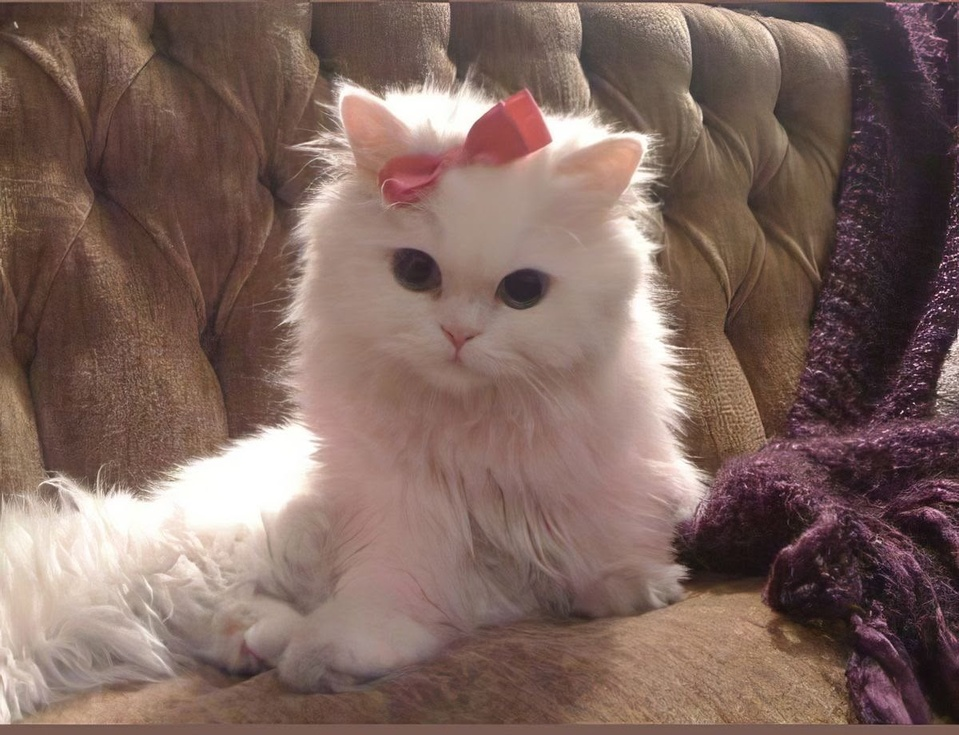
#> input picture cutecat.jpeg, 959 x 735 px, shrunk from 1200 x 920 before the run
$ python cat_detect.py
#> lines starting #> are read from the running program, lines starting #| are printed output that depends on the picture; after the words box and inside, x2 and y2 are one past the last pixel; in counts of white or black regions, pixels touching at a corner belong together
import cv2

cascade_path = "haarcascade_frontalcatface.xml"
cat_cascade = cv2.CascadeClassifier(cascade_path)

if cat_cascade.empty():
    print("Error: Could not load haarcascade_frontalcatface.xml")
    exit()

img = cv2.imread("cutecat.jpeg")
#> img is the input picture: shape (735, 959, 3); mean B, G, R 94.7, 102.5, 127.1

if img is None:
    print("Error: Image not found")
    exit()

gray = cv2.cvtColor(img, cv2.COLOR_BGR2GRAY)
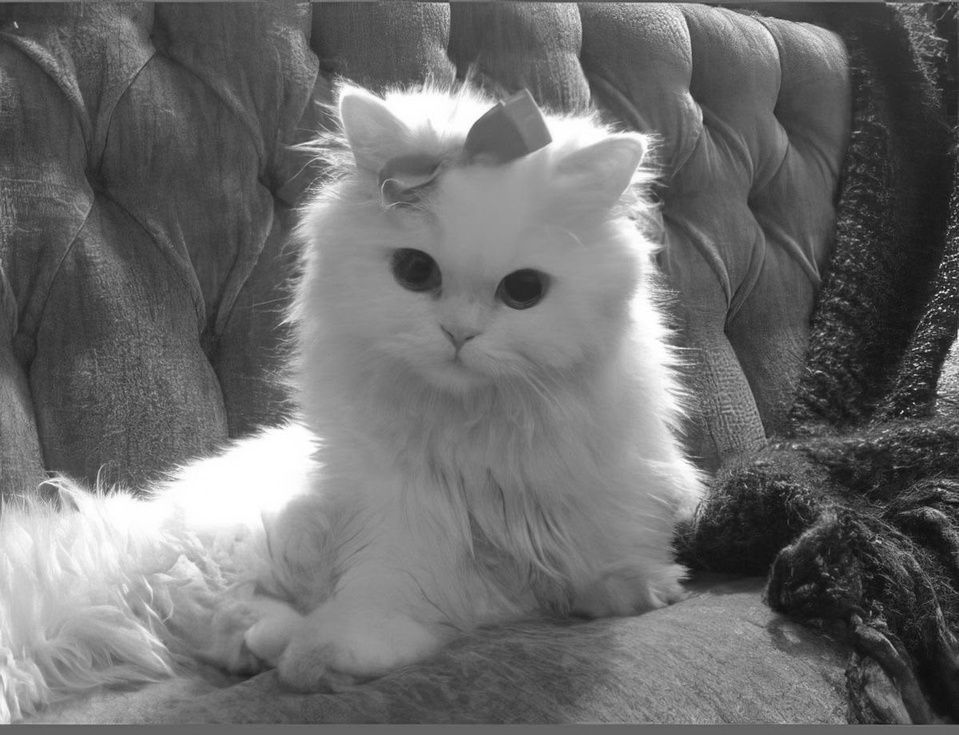
#> gray: shape (735, 959); min 5, max 255, mean 108.9

cats = cat_cascade.detectMultiScale(
    gray,
    scaleFactor=1.05,
    minNeighbors=2,
    minSize=(30,30)
)
#> cats = [[417, 300, 81, 81]]

print("Number of cats detected:", len(cats))
#| Number of cats detected: 1

for (x, y, w, h) in cats:
    cv2.rectangle(img, (x, y), (x+w, y+h), (0, 255, 0), 2)
#> this loop made 1 pass
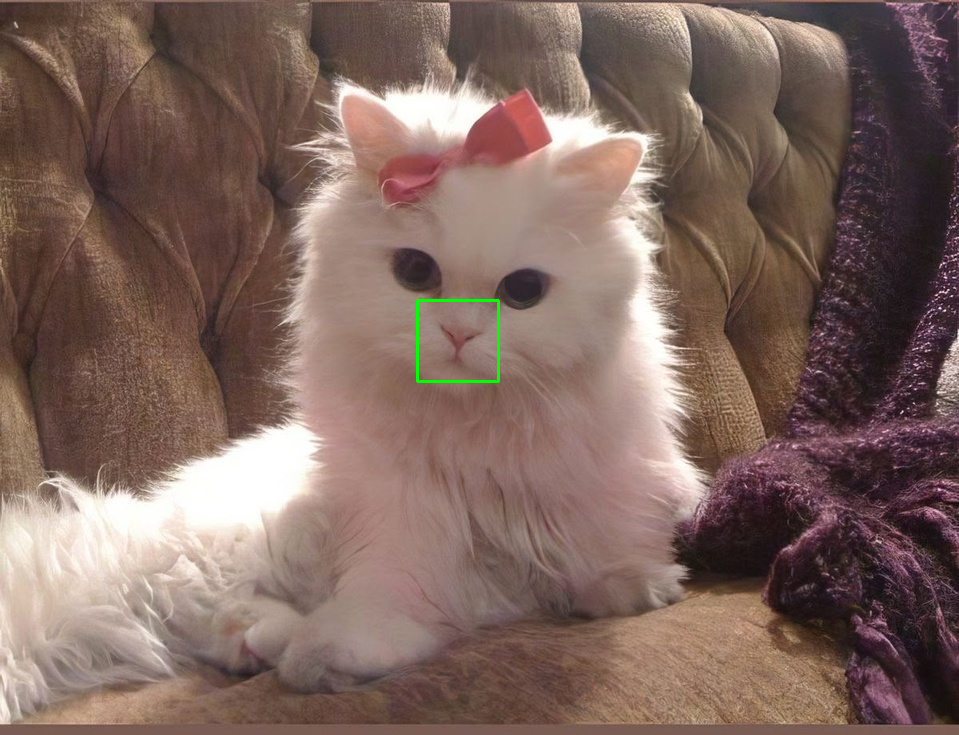
#> img: shape (735, 959, 3); 0.14% of pixels changed, all inside (x1, y1, x2, y2) = (416, 299, 500, 383)

cv2.imshow("Cat Detection", img)
cv2.waitKey(0)
cv2.destroyAllWindows()
